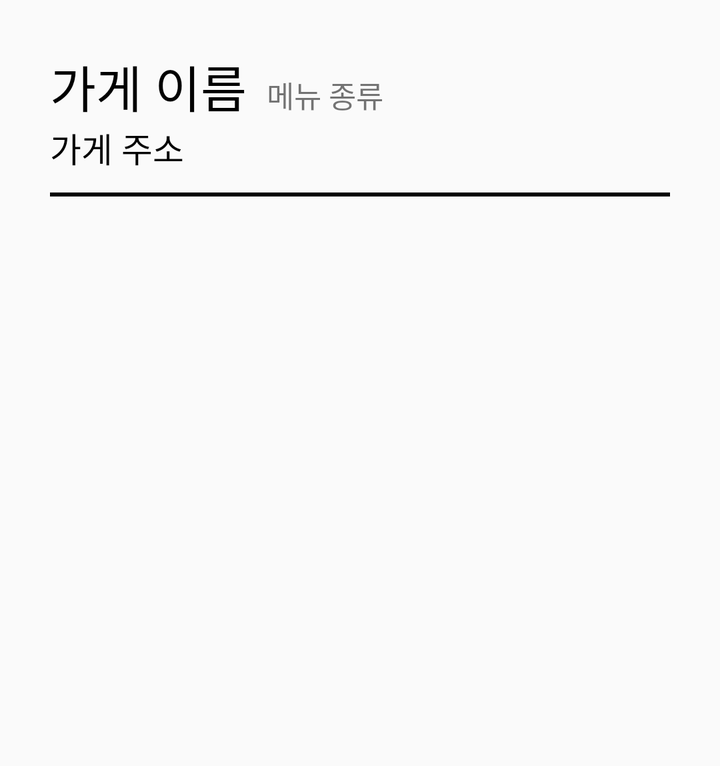
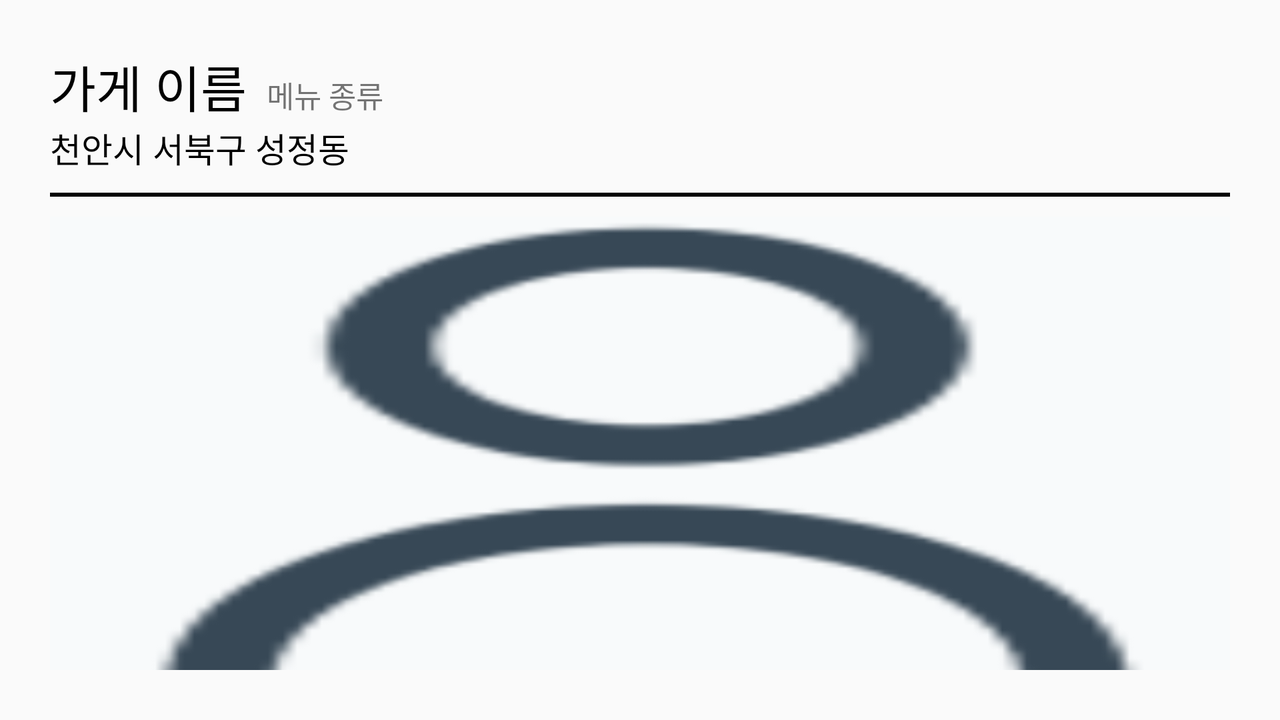

One screen, two layout resources from the same app: the default and the repository's alternative for another configuration. Each is rendered where Android would select it; the XML of both is given below.
<!-- AndroidManifest.xml: application theme Theme.WWMeet_android -->
<!-- res/layout/skeleton_item_restaurant_list.xml -->
<?xml version="1.0" encoding="utf-8"?>
<LinearLayout xmlns:android="http://schemas.android.com/apk/res/android"
    android:orientation="vertical"
    android:layout_width="match_parent"
    android:background="@drawable/background_box1"
    android:padding="15dp"
    android:layout_margin="10dp"
    android:layout_height="wrap_content">

    <LinearLayout
        android:layout_width="wrap_content"
        android:layout_height="wrap_content">

        <TextView
            android:layout_width="wrap_content"
            android:layout_height="wrap_content"
            android:text="가게 이름"
            android:textColor="@color/black"
            android:textSize="25sp"/>

        <TextView
            android:textSize="15sp"
            android:layout_width="wrap_content"
            android:layout_height="wrap_content"
            android:layout_marginLeft="10dp"
            android:text="메뉴 종류"/>

    </LinearLayout>

    <TextView
        android:layout_width="wrap_content"
        android:layout_height="wrap_content"
        android:textSize="17sp"
        android:textColor="@color/black"
        android:text="가게 주소"/>

    <View
        android:layout_width="match_parent"
        android:layout_height="2dp"
        android:layout_marginVertical="10dp"
        android:background="@color/black" />

    <FrameLayout
        android:layout_width="match_parent"
        android:layout_height="250dp"/>


</LinearLayout>
<!-- resources referenced by this layout -->
<resources>
  <color name="black">#FF000000</color>
  <style name="Theme.WWMeet_android" parent="Base.Theme.WWMeet_android" />
  <style name="Base.Theme.WWMeet_android" parent="Theme.AppCompat.DayNight.NoActionBar">
          
          
      </style>
</resources>
<!-- res/layout-land/skeleton_item_restaurant_list.xml (the repository's variant of the layout above) -->
<!-- drawn on the phone turned sideways -->
<?xml version="1.0" encoding="utf-8"?>
<LinearLayout xmlns:android="http://schemas.android.com/apk/res/android"
    android:orientation="vertical"
    android:layout_width="match_parent"
    android:background="@drawable/background_box1"
    android:padding="15dp"
    android:layout_margin="10dp"
    android:layout_height="wrap_content">

    <LinearLayout
        android:layout_width="wrap_content"
        android:layout_height="wrap_content">

        <TextView
            android:id="@+id/item_restaurant_name"
            android:layout_width="wrap_content"
            android:layout_height="wrap_content"
            android:text="가게 이름"
            android:textColor="@color/black"
            android:textSize="25sp"/>

        <TextView
            android:id="@+id/item_restaurant_menu"
            android:textSize="15sp"
            android:layout_width="wrap_content"
            android:layout_height="wrap_content"
            android:layout_marginLeft="10dp"
            android:text="메뉴 종류"/>

    </LinearLayout>

    <TextView
        android:id="@+id/item_restaurant_address"
        android:layout_width="wrap_content"
        android:layout_height="wrap_content"
        android:textSize="17sp"
        android:textColor="@color/black"
        android:text="천안시 서북구 성정동"/>

    <View
        android:layout_width="match_parent"
        android:layout_height="2dp"
        android:layout_marginVertical="10dp"
        android:background="@color/black" />

    <ImageView
        android:id="@+id/item_restaurant_image"
        android:layout_width="match_parent"
        android:scaleType="fitXY"
        android:layout_height="250dp"
        android:src="@drawable/number"/>
    

</LinearLayout>
<!-- resources referenced by the variant -->
<!-- as the phone turned sideways resolves them -->
<resources>
  <color name="black">#FF000000</color>
  <!-- drawable number: png bitmap (drawable, 19073 bytes) -->
  <style name="Theme.WWMeet_android" parent="Base.Theme.WWMeet_android" />
  <style name="Base.Theme.WWMeet_android" parent="Theme.AppCompat.DayNight.NoActionBar">
          
          
      </style>
</resources>
